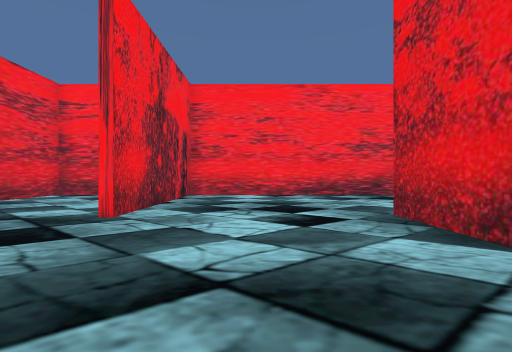
[1] (above)

16 first-person views from a walk through a scene from a Unity 3-D project. The camera is 1.4 m above the floor, looks level and sees 90° across. The floor is counted in squares, 2 m on a side. Each view is taken from the middle of a square. On the plan, view 1 faces up. The plan holds only what a view shows up to about 9 squares ahead; the rest is blank. The place goes on beyond the plan. The player character is not drawn.

[2]
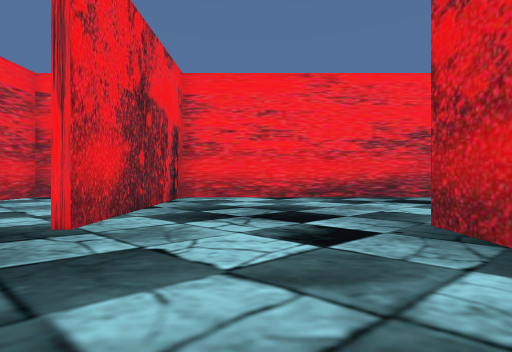

[3]
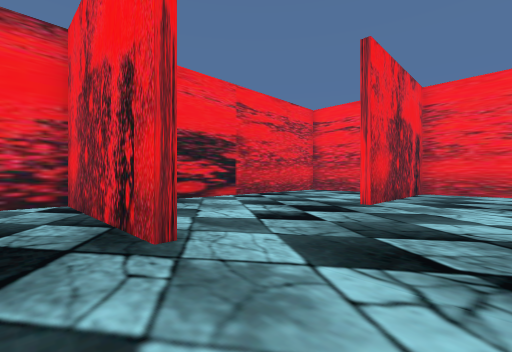

[4]
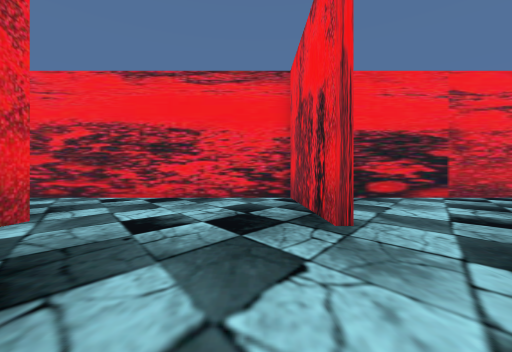

[5]
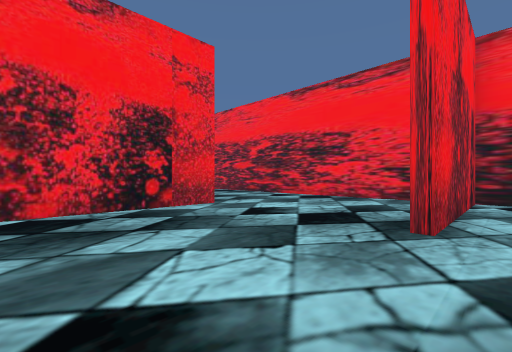

[6]
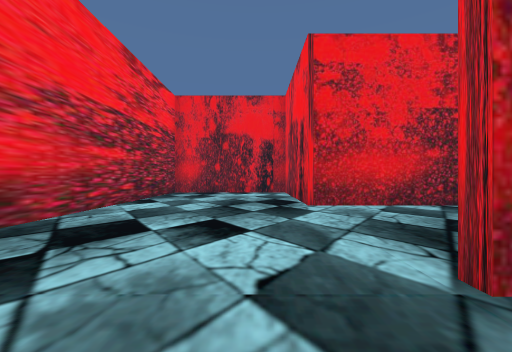

[7]
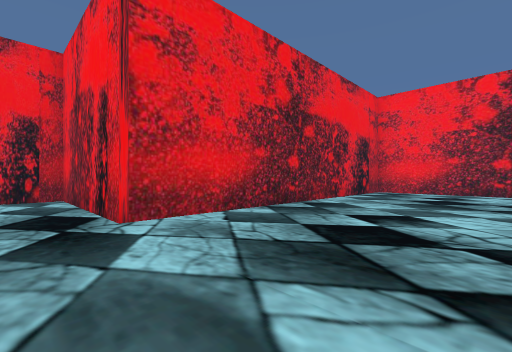

[8]
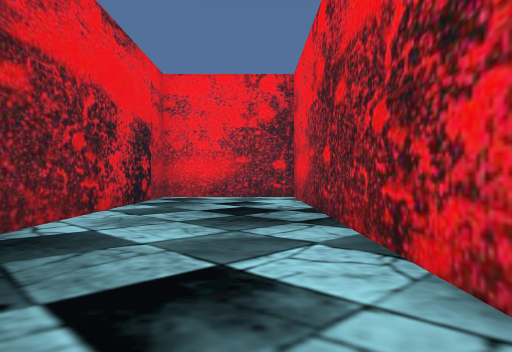

[9]
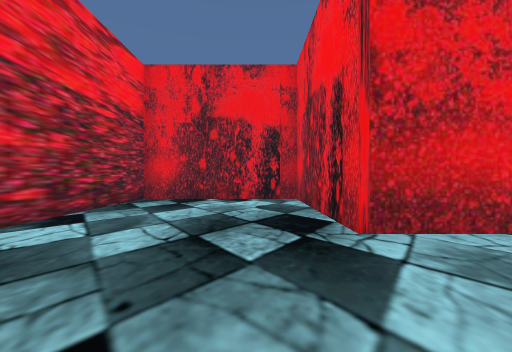

[10]
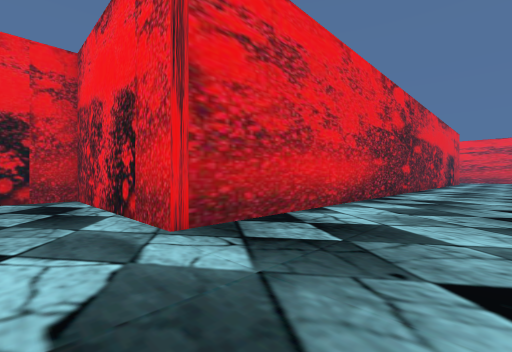

[11]
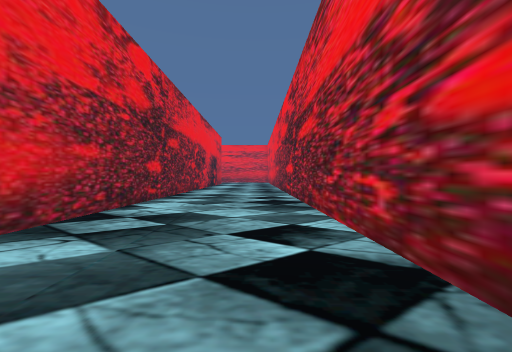

[12]
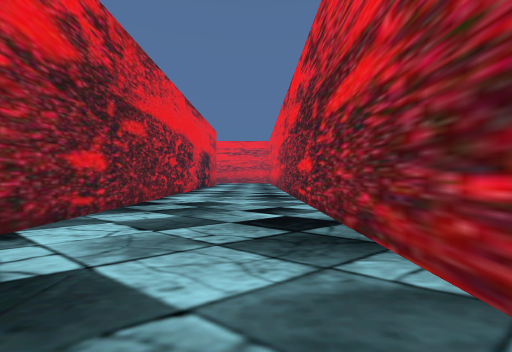

[13]
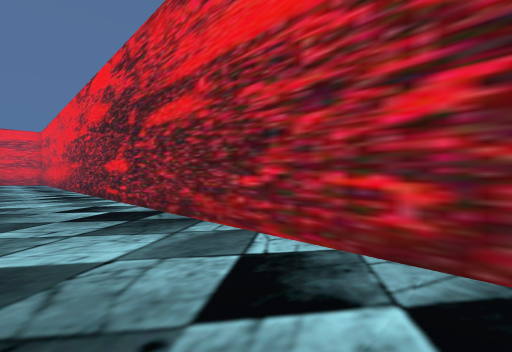

[14]
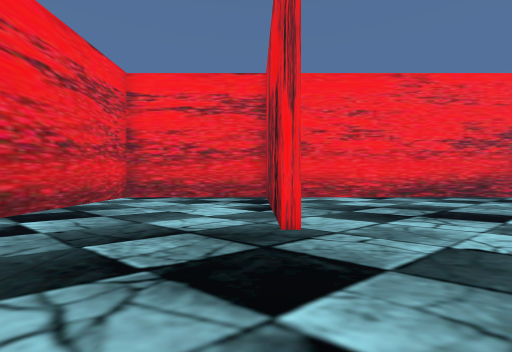

[15]
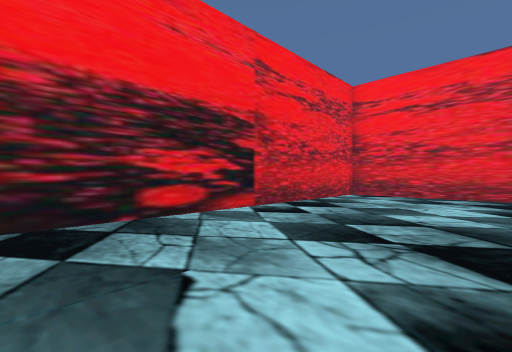

[16]
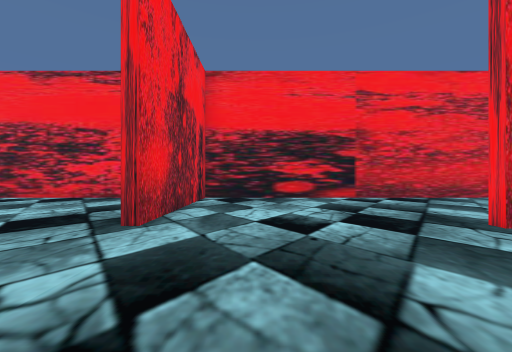

### Floor plan
Points are (right, up) in squares from view 1. A wall is a line through its corners. A room is listed if a view was taken in it or the views show most of it. See-through windows are left out.
Room 1 (views 1, 2, 3, 4, 5, 6, 7, 8, 9, 10, 11, 12, 13, 14, 15, 16)
walls: (-2.5, -0.9) (-7.3, -0.9) (-7.3, -20.5); (2.7, 1.8) (2.7, -5.5) (7.1, -5.5) (7.1, 4.8) (11.8, 4.8) (11.8, 9.4) (-2.4, 9.4) (-2.4, 4.2); (2.5, 2.4) (2.5, 4.8); (-2.7, 4.4) (-2.7, 9.4) (-7.3, 9.4) (-7.3, -0.6) (-2.5, -0.6); (-3, -20) (-3, -5.5) (2.5, -5.5) (2.5, -4)

Where each view was taken, in squares from view 1:
view 1: 0 up, 0 right, facing up
view 2: 1 up, 0 right, facing up
view 3: 2 down, 0 right, facing up-left
view 4: 2 down, 1 right, facing left
view 5: 0 up, 1 right, facing down-left
view 6: 6 up, 1 right, facing right
view 7: 6 up, 3 right, facing down-right
view 8: 3 up, 4 right, facing down
view 9: 6 up, 4 right, facing right
view 10: 4 down, 6 left, facing down-right
view 11: 8 down, 6 left, facing down
view 12: 11 down, 6 left, facing down
view 13: 10 down, 5 left, facing down-left
view 14: 1 up, 3 left, facing up
view 15: 0 up, 3 left, facing up-left
view 16: 1 up, 1 right, facing left
